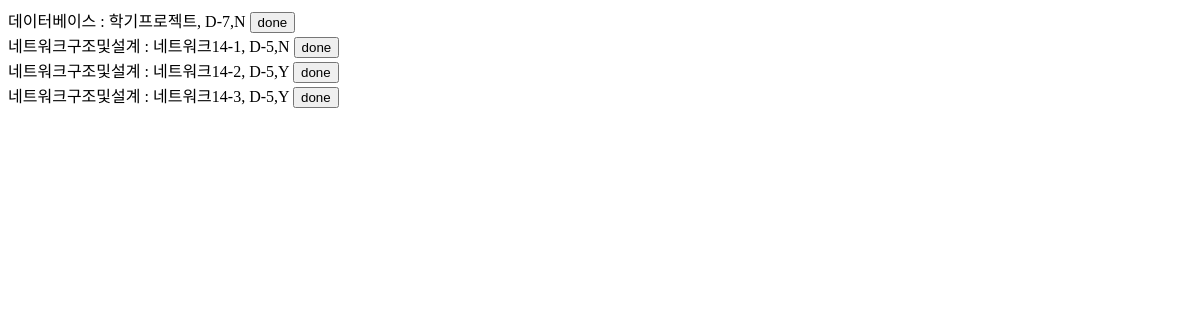
The app's page /home/201601787 with its own data.
### tables this page shows
CREATE TABLE "VideoAndHomework" (
	"cID"	INTEGER,
	"sID"	INTEGER,
	"VAHName"	TEXT,
	"DeadLine"	INTEGER,
	"Decision"	TEXT,
	FOREIGN KEY("cID") REFERENCES "Class"("cID") on delete CASCADE on update CASCADE
);

CREATE TABLE "Class" (
	"cID"	INTEGER NOT NULL UNIQUE,
	"NumOfPerson"	INTEGER,
	"cName"	TEXT NOT NULL,
	PRIMARY KEY("cID")
);

### server.py (the view, shortened to what this page needs)
@app.route('/home/<int:sID>', methods=['GET','POST'])
def home(sID):
    db = sqlite3.connect("todo_list.db")
    db.row_factory = sqlite3.Row
    items = db.execute(
        'SELECT VAHName, Class.cID,cName,Decision,DeadLine FROM VideoAndHomework, Class WHERE sID=? and VideoAndHomework.cID = Class.cID',(sID,)
    ).fetchall()
    db.close()
    return render_template('home.html', items= items)

### templates/home.html (shortened to what this page needs)
<!doctype HTML>
<html>
    <head>
    </head>
    <body>
        <form method='POST'>
        {% for item in items %}
            {{ item.cName }} : {{ item.VAHName }}, D-{{item.DeadLine}},{{item.Decision}} <input type='submit'name="{{item.VAHName}}" value="done"> <br>
        {% endfor %}
    </form>
    </body>
</html>

### records on screen
VideoAndHomework: cName "데이터베이스", VAHName "학기프로젝트", DeadLine "7", Decision "N"
VideoAndHomework: cName "네트워크구조및설계", VAHName "네트워크14-1", DeadLine "5", Decision "N"
VideoAndHomework: cName "네트워크구조및설계", VAHName "네트워크14-2", DeadLine "5", Decision "Y"
VideoAndHomework: cName "네트워크구조및설계", VAHName "네트워크14-3", DeadLine "5", Decision "Y"
